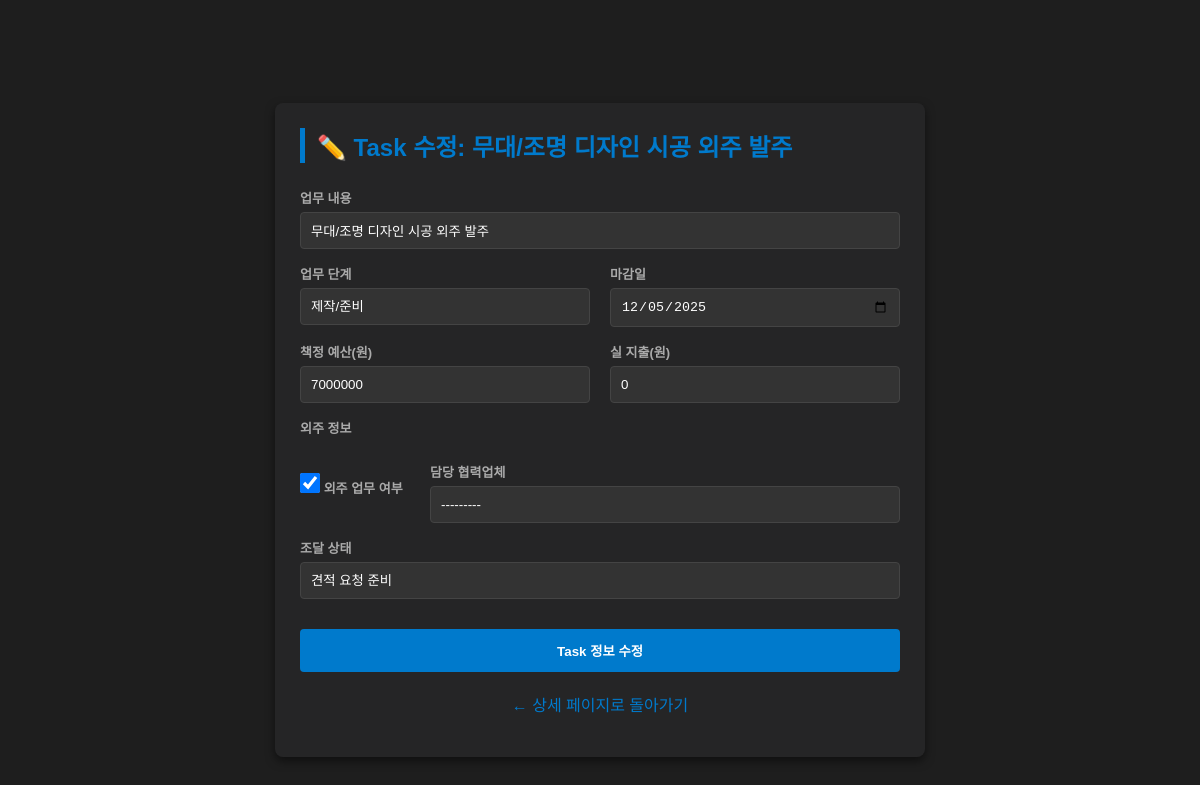
Page /task/65/update/ (signed in) on the committed database.
### main/models.py (models this page shows, shortened)
class Task(models.Model):
    event = models.ForeignKey(Event, on_delete=models.CASCADE, related_name='tasks')
    content = models.CharField(max_length=200, verbose_name="할 일 내용")
    deadline = models.DateField(verbose_name="마감일")
    is_done = models.BooleanField(default=False, verbose_name="완료 여부")
    parent = models.ForeignKey(
        'self', # 자기 자신(Task)을 참조
        on_delete=models.SET_NULL, # 부모 Task가 삭제되어도 하위 Task는 남김
        null=True,
        blank=True,
        related_name='subtasks', # 하위 Task를 가져올 때 사용되는 이름 (task.subtasks.all())
        verbose_name='상위 Task'
    )
    task_category = models.CharField(
        max_length=20,
        choices=PHASE_CHOICES,
        default='PLANNING',
        verbose_name="Task 단계"
    )
    task_type = models.CharField(
        max_length=20,
        choices=TYPE_CHOICES_TASK,
        default='GENERAL',
        verbose_name="Task 유형"
    )
    priority = models.CharField(
        max_length=10,
        choices=PRIORITY_CHOICES,
        default='MEDIUM',
        verbose_name="우선순위"
    )
    planned_budget = models.IntegerField(default=0, verbose_name="책정 예산(원)")
    actual_cost = models.IntegerField(default=0, verbose_name="실 지출(원)")
    is_external = models.BooleanField(default=False, verbose_name="외주 업무 여부")
    vendor = models.ForeignKey(Vendor, on_delete=models.SET_NULL, null=True, blank=True, verbose_name="담당 협력업체")
    po_status = models.CharField(max_length=20, choices=PO_CHOICES, default='ready', verbose_name="조달 상태")

### main/views.py (the view)
# urls.py: path('task/<int:task_id>/update/', views.task_update, name='task_update'),
@login_required
def task_update(request, task_id):
    task = get_object_or_404(Task, pk=task_id)
    if task.event.author != request.user:
        return HttpResponse("권한이 없습니다.", status=403)
    if request.method == 'POST':
        form = TaskForm(request.POST, instance=task)
        if form.is_valid():
            task = form.save()
            event = task.event
            total_task_budget = event.tasks.aggregate(total=Sum('planned_budget'))['total'] or 0
            event.expected_cost = total_task_budget
            event.save(update_fields=['expected_cost'])
            return redirect(resolve_url('detail', event_id=event.id) + '#tab4')
    else:
        form = TaskForm(instance=task)
    return render(request, 'main/task_update_form.html', {
        'form': form,
        'task': task,
        'event_id': task.event.id
    })

### main/models.py (called while the page is built)
    def __str__(self):
        return self.name

### main/templates/main/task_update_form.html (shortened to what this page needs)
<!DOCTYPE html>
<html lang="ko">
<head>
</head>
<body>
    <div class="box">
        <div class="section-title">✏️ Task 수정: {{ task.content }}</div>
        <form method="post" action="{% url 'task_update' task.id %}">
            <label>업무 내용</label>{{ form.content }}
            <div class="grid-2">
                <div><label>업무 단계</label>{{ form.task_category }}</div>
                <div><label>마감일</label>{{ form.deadline }}</div>
            </div>
            <div class="grid-2">
                <div><label>책정 예산(원)</label>{{ form.planned_budget }}</div>
                <div><label>실 지출(원)</label>{{ form.actual_cost }}</div>
            </div>
            <div style="margin-top:15px;">
                <label>외주 정보</label>
                <div class="checkbox-group">
                    <div style="width:120px;">
                        <label for="{{ form.is_external.id_for_label }}" style="display:inline-block; margin: 0;">{{ form.is_external }} 외주 업무 여부</label>
                    </div>
                    <div style="flex-grow:1;">
                        <label>담당 협력업체</label>{{ form.vendor }}
                    </div>
                </div>
                <div style="margin-top:10px;">
                    <label>조달 상태</label>{{ form.po_status }}
                </div>
            </div>
            <button type="submit" class="btn-save">Task 정보 수정</button>
        </form>
        <p style="margin-top:20px; text-align:center;">
            <a href="{% url 'detail' task.event.id %}" style="color: #007acc; text-decoration: none;">← 상세 페이지로 돌아가기</a>
        </p>
    </div>
</body>
</html>

### main/templates/main/task_update_form.html (style rules this page uses)
body { background-color: #1e1e1e; color: #e0e0e0; font-family: 'Suit', sans-serif; margin: 0; padding: 30px; display: flex; justify-content: center; align-items: center; min-height: 100vh; }
.box { background-color: #252526; padding: 25px; border-radius: 8px; box-shadow: 0 4px 10px rgba(0,0,0,0.5); max-width: 600px; width: 100%; }
.section-title { color: #007acc; font-size: 24px; font-weight: bold; margin-bottom: 25px; border-left: 5px solid #007acc; padding-left: 12px; }
label { display: block; color: #aaa; font-size: 13px; margin-bottom: 5px; margin-top: 15px; font-weight: bold; }
.form-input, select, input[type="text"], input[type="number"], input[type="date"] { background: #333; border: 1px solid #444; color: white; padding: 10px; border-radius: 4px; width: 100%; box-sizing: border-box; transition: border-color 0.3s; }
select { appearance: none; }
.btn-save { background: #007acc; color: white; border: none; padding: 12px; border-radius: 4px; cursor: pointer; font-weight: bold; width: 100%; margin-top: 30px; transition: background 0.3s; }
.grid-2 { display: grid; grid-template-columns: 1fr 1fr; gap: 20px; }
.checkbox-group { display: flex; align-items: center; gap: 10px; margin-top: 10px; }
input[type="checkbox"] { width: 20px; height: 20px; margin: 0; }

### rows in the picture
Task: content "무대/조명 디자인 시공 외주 발주", task_category "제작/준비", deadline "12/05/2025", planned_budget "7000000", actual_cost "0", is_external "☑", vendor "---------", po_status "견적 요청 준비"
